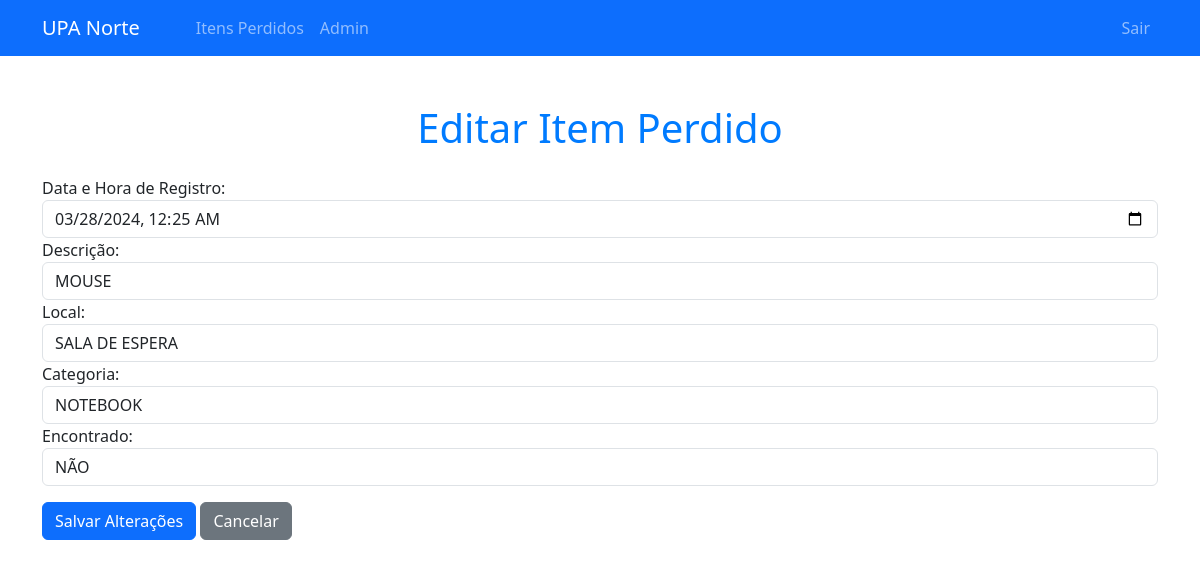
Before: /itens_perdidos/editar_item_perdido/3 (signed in) with the older database file.
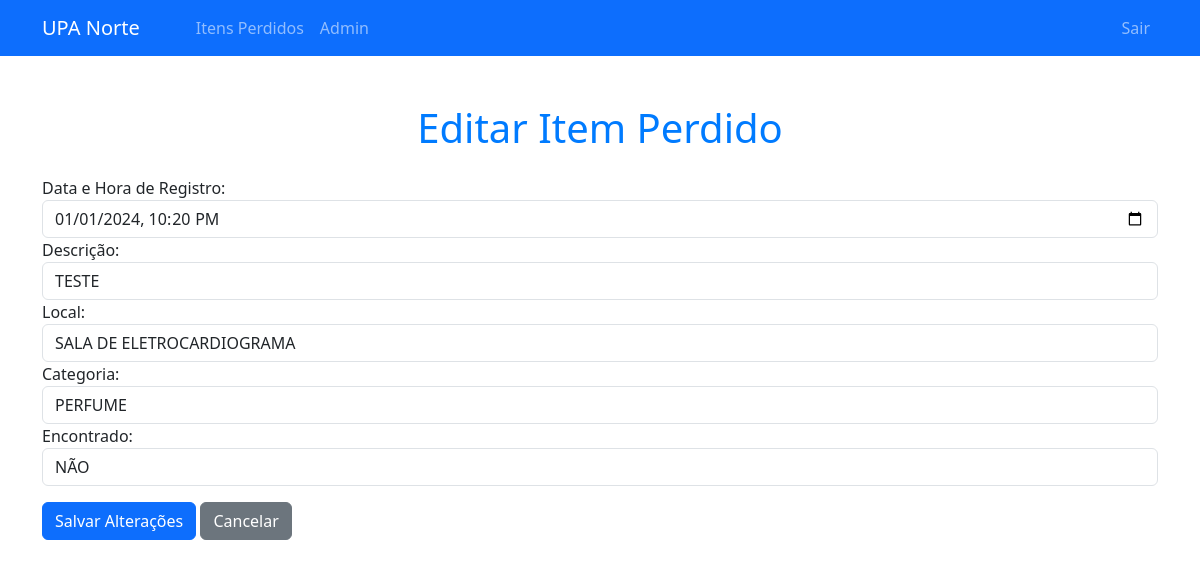
After: the same page with the newer database file.
### app/models.py (models this page shows)
class ItemPerdido(db.Model):
    id = db.Column(db.Integer, primary_key=True)
    descricao = db.Column(db.String(200), nullable=False)
    local = db.Column(db.String(200), nullable=False)
    encontrado = db.Column(db.String(3), nullable=False)
    categoria = db.Column(db.String(200), nullable=False)
    data_registro = db.Column(db.DateTime, nullable=False)
    imagem = db.Column(db.String(200), nullable=False)
    recebedor = db.Column(db.String(200), nullable=True)
    entregador = db.Column(db.String(200), nullable=True)
    data_devolucao = db.Column(db.DateTime, nullable=True)

### app/itens_perdidos/routes.py (the view, shortened to what this page needs)
@itens_perdidos_routes.route('/itens_perdidos/editar_item_perdido/<int:id>', methods=['GET', 'POST'])
def editar_item_perdido(id):
    item_perdido = ItemPerdido.query.get_or_404(id)
    return render_template('editar_item_perdido.html', item_perdido=item_perdido)

### app/itens_perdidos/routes.py (called while the page is built)
def is_authenticated():
    return session.get('authenticated', False)

@itens_perdidos_routes.before_request
def require_login():
    if not is_authenticated() and request.endpoint and not request.endpoint.startswith('user.login'):
        return redirect(url_for('user.login'))

### app/templates/editar_item_perdido.html (shortened to what this page needs)
<!DOCTYPE html>
<html lang="pt-BR">
<head>
    <link href="https://cdn.jsdelivr.net/npm/bootstrap@5.3.3/dist/css/bootstrap.min.css" rel="stylesheet">
</head>
<body>
    {% include 'navbar.html' %}
    <div class="container mt-5">
        <h1 class="text-center mb-4" style="color: #007bff">Editar Item Perdido</h1>
        <form id="alterarForm" action="{{ url_for('itens_perdidos.editar_item_perdido', id=item_perdido.id) }}" method="POST" autocomplete="off">
            <div class="form-group">
                <label for="data_registro">Data e Hora de Registro:</label>
                <input type="datetime-local" id="data_registro" value="{{ item_perdido.data_registro }}" name="data_registro" class="form-control" required>
            </div>
            <div class="form-group">
                <label for="descricao">Descrição:</label>
                <input type="text" id="descricao" name="descricao" class="form-control" required value="{{ item_perdido.descricao }}" style="text-transform:uppercase">
            </div>
            <div class="form-group">
                <label for="local">Local:</label>
                <select id="local" name="local" class="form-control" required style="text-transform:uppercase">
                    <option value="{{ item_perdido.local }}">{{ item_perdido.local }}</option>
                </select>
            </div>
            <div class="form-group">
                <label for="categoria">Categoria:</label>
                <select id="categoria" name="categoria" class="form-control" required style="text-transform:uppercase">
                    <option value="{{ item_perdido.categoria }}">{{ item_perdido.categoria }}</option>
                </select>
            </div>
            <div class="form-group">
                <label for="encontrado">Encontrado:</label>
                <select id="encontrado" name="encontrado" class="form-control" required style="text-transform:uppercase">
                    <option value="Não">Não</option>
                </select>
            </div>
            <button type="submit" class="btn btn-primary mt-3">Salvar Alterações</button>
            <a href="{{ url_for('itens_perdidos.listar_itens_perdidos') }}" class="btn btn-secondary mt-3">Cancelar</a>
        </form>
    </div>
</body>
</html>

### app/templates/navbar.html (shortened to what this page needs)
<nav class="navbar navbar-expand-lg navbar-dark bg-primary">
        <div class="container">
            <a class="navbar-brand" href="{{ url_for('pacientes.index') }}">UPA Norte</a>
            <div class="collapse navbar-collapse" id="navbarNav">
                <ul class="navbar-nav me-auto">
                    <li class="nav-item">
                        <a class="nav-link" href="{{ url_for('pacientes.listar_pacientes') }}"></a>
                    </li>
                    <li class="nav-item">
                        <a class="nav-link" href="{{ url_for('pertences.listar_pertences') }}"></a>
                    </li>
                    <li class="nav-item">
                        <a class="nav-link" href="{{ url_for('itens_perdidos.listar_itens_perdidos') }}">Itens Perdidos</a>
                    </li>
                    <li class="nav-item">
                        {% if session.authenticated and session.role == "admin" %}
                            <a class="nav-link" href="{{ url_for('user.admin') }}">Admin</a>
                        {% endif %}
                    </li>
                </ul>
                <ul class="navbar-nav ms-auto">
                    <li class="nav-item">
                        <a class="nav-link" href="{{ url_for('user.sair') }}">Sair</a>
                    </li>
                </ul>
            </div>
        </div>
</nav>

Changed rows visible on the page:
changed ItemPerdido: data_registro "03/28/2024 00:25" → "01/01/2024 22:20"; descricao "MOUSE" → "TESTE"; local "SALA DE ESPERA" → "SALA DE ELETROCARDIOGRAMA"; categoria "NOTEBOOK" → "PERFUME"
